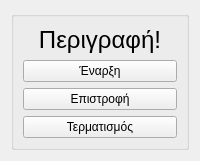
        <widget class="QWidget" name="page_3">
         <property name="enabled">
          <bool>true</bool>
         </property>
         <property name="maximumSize">
          <size>
           <width>980</width>
           <height>16777215</height>
          </size>
         </property>
         <layout class="QGridLayout" name="gridLayout_9">
          <item row="0" column="0">
           <widget class="QGroupBox" name="gridGroupBox">
            <layout class="QGridLayout" name="gridLayout_8">
             <property name="sizeConstraint">
              <enum>QLayout::SetMaximumSize</enum>
             </property>
             <item row="2" column="0">
              <widget class="QPushButton" name="startFish">
               <property name="text">
                <string>Έναρξη</string>
               </property>
              </widget>
             </item>
             <item row="3" column="0">
              <widget class="QPushButton" name="go2Home_2">
               <property name="text">
                <string>Επιστροφή</string>
               </property>
              </widget>
             </item>
             <item row="4" column="0">
              <widget class="QPushButton" name="stopFish">
               <property name="text">
                <string>Τερματισμός</string>
               </property>
              </widget>
             </item>
             <item row="0" column="0">
              <widget class="QLabel" name="fish">
               <property name="font">
                <font>
                 <pointsize>18</pointsize>
                </font>
               </property>
               <property name="text">
                <string>Περιγραφή!</string>
               </property>
               <property name="alignment">
                <set>Qt::AlignCenter</set>
               </property>
              </widget>
             </item>
            </layout>
           </widget>
          </item>
         </layout>
        </widget>
